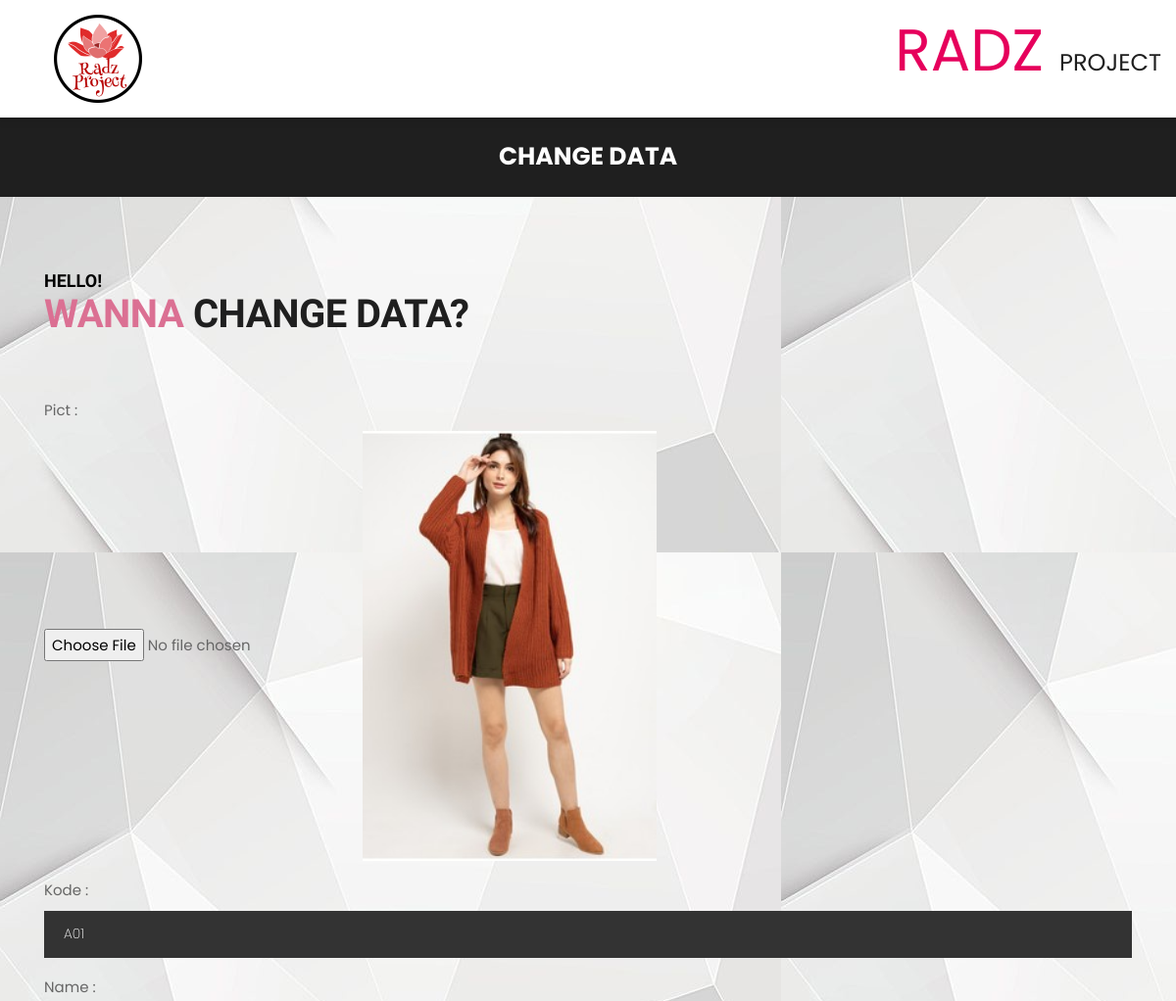
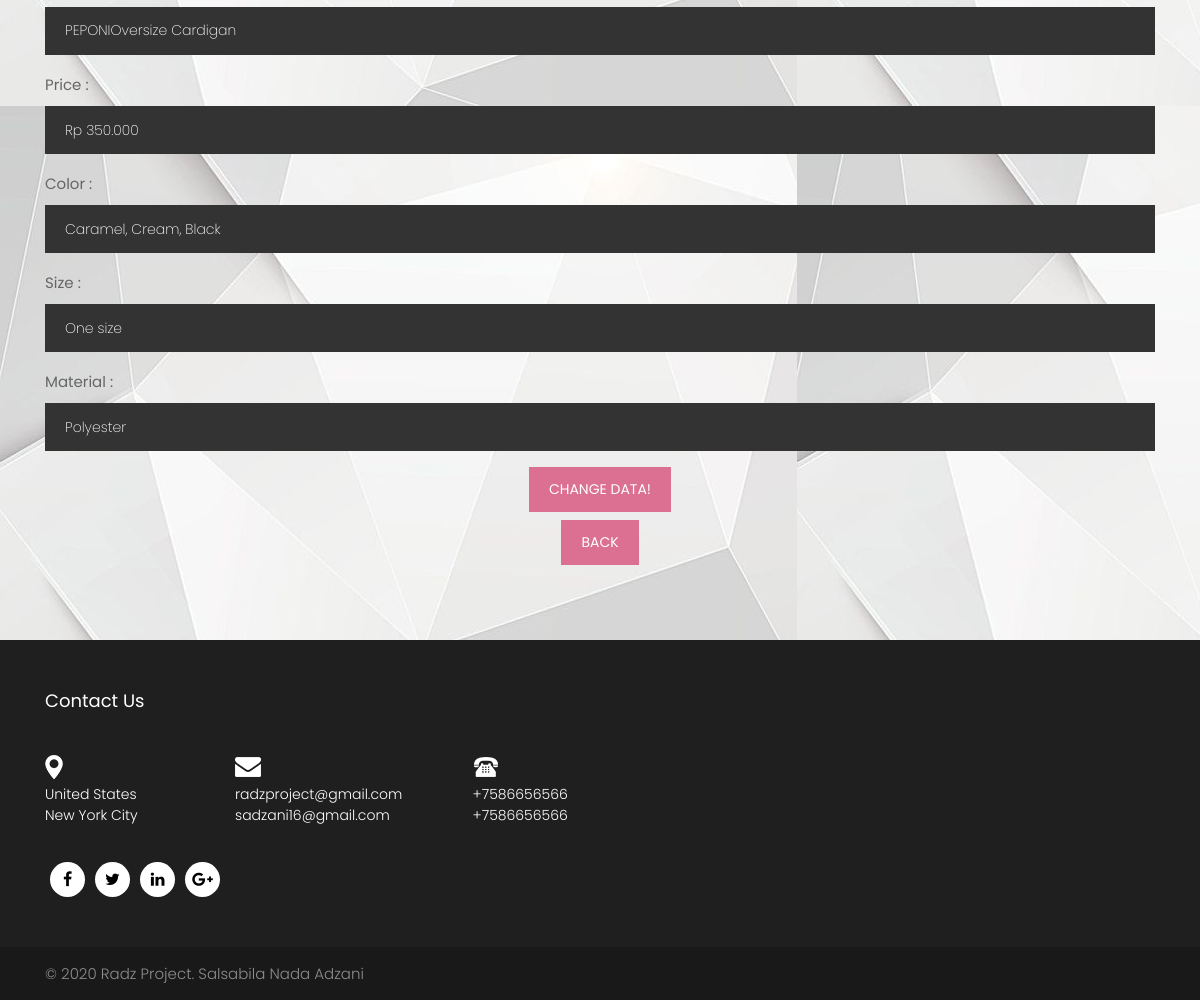
/php/ubah.php?Id=1 (signed in), run on the app's committed database (2 pictures, top to bottom).
### tables this page shows
CREATE TABLE `pakaian` (
  `Id` int(11) NOT NULL,
  `Gambar` varchar(25) NOT NULL,
  `Kode` varchar(10) NOT NULL,
  `Nama` varchar(100) NOT NULL,
  `Harga` varchar(50) NOT NULL,
  `Warna` varchar(50) NOT NULL,
  `Ukuran` varchar(100) NOT NULL,
  `Material` varchar(50) NOT NULL
);

### php/functions.php (called while the page is built, shortened)
<?php
function koneksi()
{
  $conn = mysqli_connect("localhost", "root", "") or die("Connection to the database failed!");
  mysqli_select_db($conn, "tubes_193040050") or die("Database wrong!");
  return $conn;
}
function query($query)
{
  $conn = koneksi();
  $result = mysqli_query($conn, $query);
  if (mysqli_num_rows($result) == 1) {
    return mysqli_fetch_assoc($result);
  }
  $rows = [];
  return $rows;
}

### php/ubah.php (the view, shortened to what this page needs)
<?php
require 'functions.php';
$Id = $_GET['Id'];
$pkn = query("SELECT * FROM pakaian WHERE Id = $Id");
?>
<!DOCTYPE html>
<html lang="en">
<head>
    <link rel="stylesheet" href="../css/bootstrap.min.css" />
    <link rel="stylesheet" href="../css/pogo-slider.min.css" />
    <link rel="stylesheet" href="../css/style.css" />
    <link rel="stylesheet" href="../css/responsive.css" />
    <link rel="stylesheet" href="../css/custom.css" />
</head>
<body id="contact" class="inner_page" data-spy="scroll" data-target="#navbar-wd" data-offset="98" style="background-image: url(../img/Background/bg3.jpg);">
    <header class="top-header">
        <nav class="navbar header-nav navbar-expand-lg">
            <div class="container-fluid">
                <a class="navbar-brand" href="ubah.php"><img src="../img/Logo/logo1.png" alt="image" style="width: 50%;"></a>
                <h1><span style="font-size: 250%; color: #e6005c;" class="navbar-brand">RADZ</span>PROJECT</h1>
            </div>
        </nav>
    </header>
    <div class="section inner_page_header">
        <div class="container">
            <div class="row">
                <div class="col-lg-12">
                    <div class="full">
                        <h3 style="margin: -15px 0; text-align: center;">Change Data</h3>
                    </div>
                </div>
            </div>
        </div>
    </div>
    <div class="section layout_padding">
        <div class="container">
            <div class="row">
                <div class="col-md-12">
                    <div class="full">
                        <div class="heading_main text_align_left">
                            <div class="right">
                                <p class="small_tag">HELLO!</p>
                                <h2><span class="theme_color">WANNA</span> CHANGE DATA?</h2>
                            </div>
                        </div>
                    </div>
                </div>
            </div>
            <div class="row margin-top_30">
                <div class="col-lg-12 col-sm-7 col-xs-12 margin-top_30">
                    <div class="contact-block">
                        <form action="" method="POST" enctype="multipart/form-data">
                            <form id="contactForm" action="" method="POST" enctype="multipart/form-data">
                                <div class="row">
                                    <div class="col-md-12">
                                        <div class="form-group">
                                            <label for="gambar" class="gambar">Pict :</label><br>
                                            <input type="file" name="gambar" class="gambar" onchange="previewImage()">
                                            <img src="../img/<?= $pkn['Gambar']; ?>" width="300" class="img-preview">
                                        </div>
                                    </div>
                                    <div class="col-md-12">
                                        <div class="form-group">
                                            <label for="Kode">Kode :</label><br>
                                            <input type="text" class="form-control" name="Kode" id="Kode" autofocus required value="<?= $pkn['Kode']; ?>" style="color: white;">
                                        </div>
                                    </div>
                                    <div class="col-md-12">
                                        <div class="form-group">
                                            <label for="Nama">Name :</label><br>
                                            <input type="text" class="form-control" name="Nama" id="Nama" required value="<?= $pkn['Nama']; ?>" style="color: white;">
                                        </div>
                                    </div>
                                    <div class="col-md-12">
                                        <div class="form-group">
                                            <label for="Harga">Price :</label><br>
                                            <input type="text" class="form-control" name="Harga" id="Harga" required value="<?= $pkn['Harga']; ?>" style="color: white;">
                                        </div>
                                    </div>
                                    <div class="col-md-12">
                                        <div class="form-group">
                                            <label for="Warna">Color :</label><br>
                                            <input type="text" class="form-control" name="Warna" id="Warna" required value="<?= $pkn['Warna']; ?>" style="color: white;">
                                        </div>
                                    </div>
                                    <div class="col-md-12">
                                        <div class="form-group">
                                            <label for="Ukuran">Size :</label><br>
                                            <input type="text" class="form-control" name="Ukuran" id="Ukuran" required value="<?= $pkn['Ukuran']; ?>" style="color: white;">
                                        </div>
                                    </div>
                                    <div class="col-md-12">
                                        <div class="form-group">
                                            <label for="Material">Material :</label><br>
                                            <input type="text" class="form-control" name="Material" id="Material" required value="<?= $pkn['Material']; ?>" style="color: white;">
                                        </div>
                                    </div>
                                    <div class="col-md-12">
                                        <div class="submit-button text-center">
                                            <button class="btn btn-common" id="submit" type="submit" name="ubah">Change Data!</button>
                                            <a href="admin.php" class="btn btn-common">Back</a>
                                        </div>
                                    </div>
                                </div>
                            </form>
                        </form>
                    </div>
                </div>
            </div>
        </div>
    </div>
    <footer class="footer-box">
        <div class="container">
            <div class="row">
                <div class="col-xl-6 white_fonts">
                    <div class="row">
                        <div class="col-md-12 white_fonts margin-bottom_30">
                            <h3>Contact Us</h3>
                        </div>
                        <div class="col-md-4">
                            <div class="full icon">
                                <img src="../img/Tools/social1.png">
                            </div>
                            <div class="full white_fonts">
                                <p>United States
                                    <br>New York City</p>
                            </div>
                        </div>
                        <div class="col-md-5">
                            <div class="full icon">
                                <img src="../img/Tools/social2.png">
                            </div>
                            <div class="full white_fonts">
                                <p>radzproject@gmail.com
                                    <br>sadzani16@gmail.com</p>
                            </div>
                        </div>
                        <div class="col-md-3">
                            <div class="full icon">
                                <img src="../img/Tools/social3.png">
                            </div>
                            <div class="full white_fonts">
                                <p>+7586656566
                                    <br>+7586656566</p>
                            </div>
                        </div>
                        <div class="col-md-12">
                            <ul class="full social_icon margin-top_20">
                                <li><a href="#"><i class="fa fa-facebook-f"></i></a></li>
                                <li><a href="#"><i class="fa fa-twitter"></i></a></li>
                                <li><a href="#"><i class="fa fa-linkedin"></i></a></li>
                                <li><a href="#"><i class="fa fa-google-plus"></i></a></li>
                            </ul>
                        </div>
                    </div>
                </div>
            </div>
        </div>
    </footer>
    <div class="footer_bottom">
        <div class="container">
            <div class="row">
                <div class="col-12">
                    <p class="crp">© 2020 Radz Project. Salsabila Nada Adzani</p>
                </div>
            </div>
        </div>
    </div>
</body>
</html>

### css/style.css (style rules this page uses)
body { color: #666666; font-size: 15px; font-family: 'Poppins', sans-serif; line-height: 1.80857; }
a { color: #1f1f1f; text-decoration: none !important; outline: none !important; -webkit-transition: all .3s ease-in-out; -moz-transition: all .3s ease-in-out; -ms-transition: all .3s ease-in-out; -o-transition: all .3s ease-in-out; transition: all .3s ease-in-out; }
h1, h2, h3, h4, h5, h6 { letter-spacing: 0; font-weight: normal; position: relative; padding: 0 0 10px 0; font-weight: normal; line-height: 120% !important; color: #1f1f1f; margin: 0 }
h1 { font-size: 24px }
h2 { font-size: 22px }
h3 { font-size: 18px }
a { color: #1f1f1f; text-decoration: none; outline: none; }
a, .btn { text-decoration: none !important; outline: none !important; -webkit-transition: all .3s ease-in-out; -moz-transition: all .3s ease-in-out; -ms-transition: all .3s ease-in-out; -o-transition: all .3s ease-in-out; transition: all .3s ease-in-out; }
ul, li, ol { list-style: none; margin: 0px; padding: 0px; }
.top-header .navbar { padding: 5px 0px; }
.top-header { position: absolute; top: 0px; left: 0px; width: 100%; margin: 0 auto; z-index: 20; background-position: left; background-repeat: no-repeat; background-color: transparent; background-size: auto 100%; }
a.navbar-brand { left: 35px; position: relative; }
.top-header.fixed-menu { width: 100%; position: fixed; box-shadow: 0px 3px 6px 3px rgba(0, 0, 0, 0.06); -webkit-animation-duration: 1s; animation-duration: 1s; -webkit-animation-fill-mode: both; animation-fill-mode: both; -webkit-animation-name: fadeInDown; animation-name: fadeInDown; background: #fff; z-index: 20; }
.theme_color { color: palevioletred; }
.contact-block .form-group .form-control { background: #333; height: 48px; font-size: 14px; border: 0; padding: 5px 20px; -webkit-box-shadow: none; box-shadow: none; border-radius: 0; font-weight: 200; letter-spacing: 0px; }
.submit-button .btn-common { background-color: palevioletred; height: 45px; line-height: 45px; font-size: 14px; font-weight: 400; color: #fff; padding: 0 20px; border: 0; outline: 0; text-transform: uppercase; border-radius: 0px; -webkit-transition: all 0.3s; -moz-transition: all 0.3s; -o-transition: all 0.3s; -ms-transition: all 0.3s; transition: all 0.3s; border-radius: 0; opacity: 1; }
.footer-box { background: #1f1f1f; padding: 50px 0; }
p { margin-top: 5px; margin-bottom: 1rem; font-size: 16px; font-weight: 300; line-height: normal; }
.white_fonts p, .white_fonts h1, .white_fonts h2, .white_fonts h3, .white_fonts h4, .white_fonts h5, .white_fonts h6, .white_fonts ul, .white_fonts ul li, .white_fonts ul li a, .white_fonts ul i, .white_fonts .post_info i, .white_fonts div, .white_fonts a.read_more { color: #fff !important; }
.layout_padding { padding-top: 75px; padding-bottom: 75px; }
.heading_main h2 { font-size: 40px; letter-spacing: -0.5px; font-weight: 600; padding: 0; margin: 0; font-family: 'Raleway', sans-serif; text-transform: uppercase; }
.heading_main p { font-family: 'Raleway', sans-serif; }
.heading_main p.small_tag { color: #000; font-size: 18px; text-transform: uppercase; line-height: normal; font-weight: 600; margin: 0; }
.full { float: left; width: 100%; }
.heading_main { float: left; display: flex; }
.margin-top_20 { margin-top: 20px; }
.margin-top_30 { margin-top: 30px; }
.margin-bottom_30 { margin-bottom: 30px; }
ul.social_icon li a { width: 35px; height: 35px; background: #fff; float: left; border-radius: 100%; text-align: center; font-size: 16px; }
ul.social_icon li i { color: #000 !important; line-height: 35px; }
ul.social_icon li { float: left; margin: 0 5px; }
.inner_page .top-header { position: relative; }
.inner_page .inner_page_header { background: #1f1f1f; padding: 40px 0; }
.inner_page .inner_page_header h3 { color: #fff; margin: 0; padding: 0; font-size: 25px; font-weight: 700; text-transform: uppercase; }
.footer_bottom { background: #191919; padding: 15px 0; }
.footer_bottom p.crp { float: left; margin: 0; color: #8d8d8c; font-size: 15px; }
footer.footer-box p { font-size: 14px; }

### css/timeline.css (style rules this page uses)
* { box-sizing: border-box; }

### data on the page
pakaian: Gambar (picture), Kode "A01", Nama "PEPONIOversize Cardigan", Harga "Rp 350.000", Warna "Caramel, Cream, Black", Ukuran "One size", Material "Polyester"
